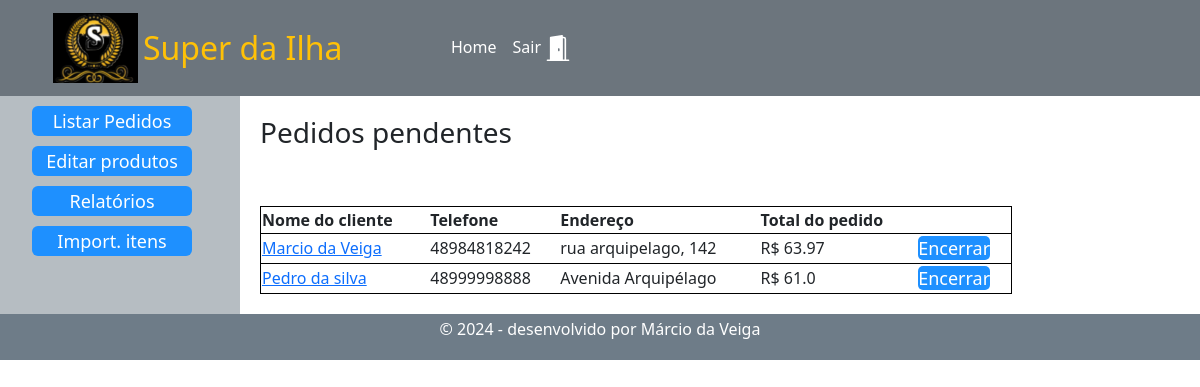
The page /admin on the database its author committed.
### tables this page shows
CREATE TABLE "carrinho" (
	"idcarrinho"	INTEGER NOT NULL,
	"idcliente"	INTEGER NOT NULL,
	"fechado"	INTEGER,
	"data_criacao"	TEXT,
	PRIMARY KEY("idcarrinho" AUTOINCREMENT)
);

### main.py (the view)
@app.route('/admin')
def admin():
    consulta =''
    consulta = 'SELECT clientes.nome AS nome,clientes.endereco AS endereco ,clientes.telefone AS telefone, carrinho.fechado AS status, round(SUM(itens_carrinho.valor_unit*itens_carrinho.quantidade),2) AS total_carrinho'
    consulta = consulta+' ,carrinho.idcarrinho as idcarrinho FROM clientes JOIN carrinho ON clientes.idcliente = carrinho.idcliente AND carrinho.fechado=1 JOIN itens_carrinho ON carrinho.idcarrinho = itens_carrinho.idcarrinho WHERE '
    consulta= consulta +'clientes.idcliente = carrinho.idcliente GROUP BY clientes.nome, carrinho.idcarrinho,carrinho.fechado;'
    conn = get_db_connection()
    pedidos = conn.execute(consulta, ).fetchall()
    conn.close()
    conn = get_db_connection()
    return render_template('admin.html',pedidos=pedidos,)

### main.py (called while the page is built)
def get_db_connection():
    conn = sqlite3.connect('base.db')
    conn.row_factory = sqlite3.Row
    return conn

### templates/admin.html (shortened to what this page needs)
<!doctype html>
<html lang="pt-br">
  <head>
     <link href="https://cdn.jsdelivr.net/npm/bootstrap@5.0.2/dist/css/bootstrap.min.css" rel="stylesheet">
     <link rel="stylesheet" href="/static/css/estilo.css" >
  </head>
  <body>
    <header>
        <nav class="navbar navbar-expand-lg navbar-light bg-secondary text-white">
            <div class="container-fluid">
                <a class="navbar-brand" href="/"></a><img src="/static/logo_b.png" alt="" height="80" width="95" style="padding: 5px" >
              <a class="navbar-brand text-warning w-25 fs-2" href="/" >  Super da Ilha</a>
              <div class="collapse navbar-collapse" id="navbarSupportedContent">
                <ul class="navbar-nav me-auto mb-2 mb-lg-0">
                  <li class="nav-item">
                    <a class="nav-link active text-white" aria-current="page" href="/">Home</a>
                  </li>
                  <li class="d-flex">
                    <a class="nav-link text-white" href="/logout">Sair </a>
                  </li>
               </ul>
              </div>
            </div>
          </nav>
    </header>
    <div class="meucontainer" >
      <div class="coluna1">
          <ul style="list-style-type: none;">
              <li><button class="op"><a style="text-decoration: none;color: white;" href="/admin">Listar Pedidos</a></li>
              <li><button class="op"><a style="text-decoration: none;color: white;"  href="/edpr/0">Editar produtos</a></button></li>
              <li><button class="op"><a style="text-decoration: none;color: white;" href="/">Relatórios</a></li>
              <li><button class="op"><a style="text-decoration: none;color: white;"  href="/">Import. itens</a></li>
          </ul>
      </div>
      <div class="corpo">
        <h3 style="align:center;">Pedidos pendentes</h3>
        <div>
          <table style="border:1px solid black;width:100%">
            <tr style="border:1px solid black;">
              <th>Nome do cliente</th>
              <th>Telefone</th>
              <th>Endereço</th>
              <th>Total do pedido</th>
            </tr>
            {% for itens in pedidos%}
              <tr style="border:1px solid black;">
                <div>
                  <td><a href="/static/pedidos/cliente_{{itens[2]}}.txt">{{itens[0]}}</td>
                  <td>{{itens[2]}} </td>
                  <td>{{itens[1]}} </td>
                  <td>R$ {{itens[4]}} </td>
                  <td><a class="op1" href="/baixa/{{itens[5]}}">Encerrar </a></td>
              </tr>
              <br>
            {% endfor %}
          </table>
        </div>
      </div>
   </div>
<footer style="text-align: center; padding: 3px; background-color: rgb(110, 124, 136) ; color: white;" >
      <p>&copy; 2024 - desenvolvido por Márcio da Veiga</p>
</footer>
  </body>
</html>

### static/css/estilo.css (style rules this page uses)
button { border: none; border-radius: 6px; cursor: pointer; margin-top: 10px; }
.op { width: 160px; text-decoration: none; height: 30px; font-size: 18px; background-color: dodgerblue; color: white; }
.op1 { width: 35px; text-decoration: none; height: 30px; font-size: 18px; background-color: dodgerblue; color: white; border-radius: 5px; }
nav { -webkit-flex: 1; -ms-flex: 1; flex: 2; background: #ccc; padding: 20px; }
nav ul { list-style-type: none; padding: 0; }
.meucontainer { display: flex; }
.coluna1 { width:20%; border-left: 15PX; background-color: rgb(182, 189, 194); }
.corpo { width:66%; padding: 20px 20px 20px 20px; }

### rows shown on the page
carrinho: itens "Marcio da Veiga", itens "48984818242", itens "rua arquipelago, 142", itens "63.97"
carrinho: itens "Pedro da silva", itens "48999998888", itens "Avenida Arquipélago", itens "61.0"
